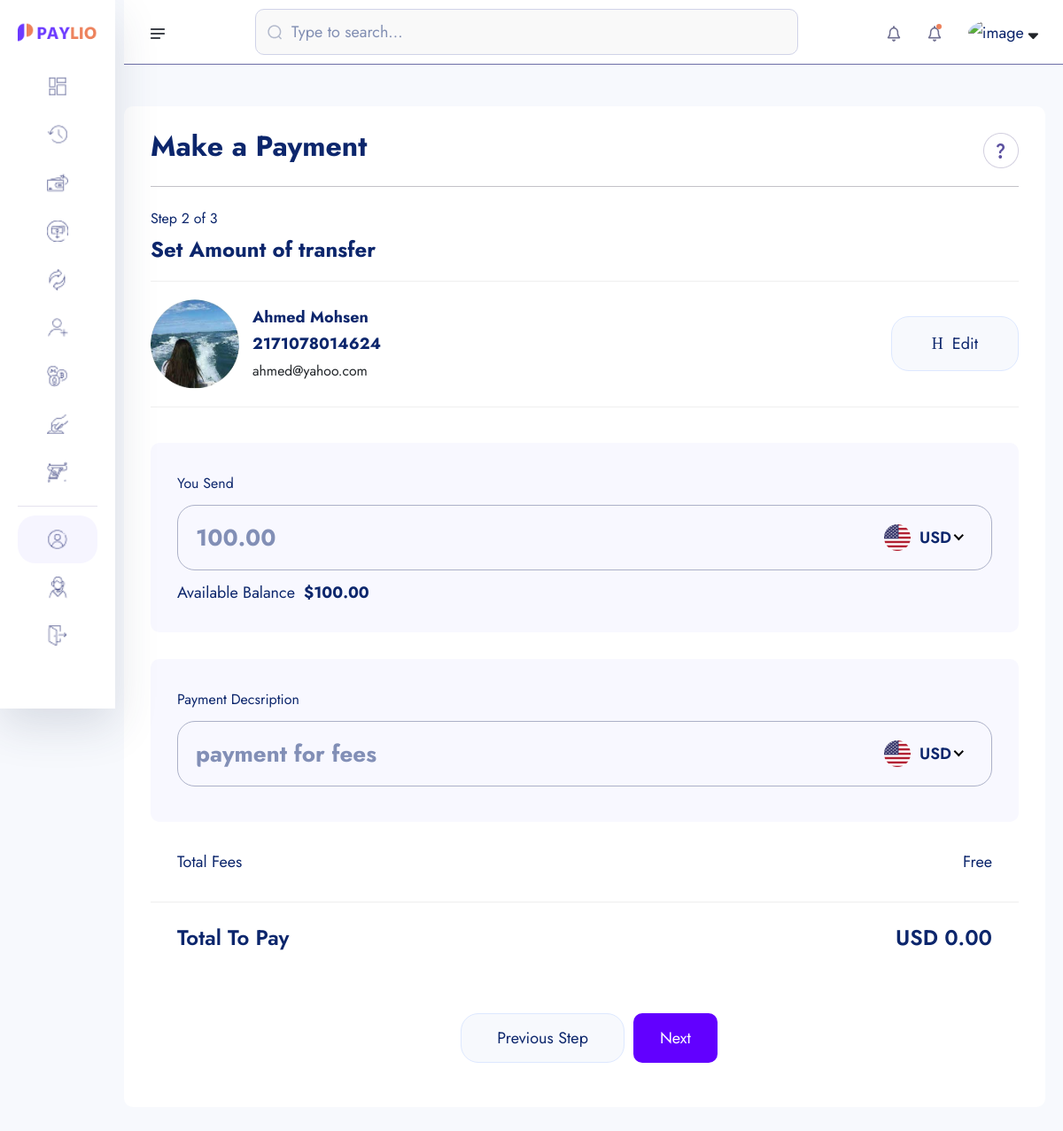
The page /amount-transfare/2171078014624/ (signed in) on the database its author committed.
### account/models.py (models this page shows, shortened)
class Account(models.Model):
    id = models.UUIDField(primary_key=True, unique=True, default=uuid.uuid4, editable=False)
    user = models.OneToOneField(User, on_delete=models.CASCADE)
    account_balance = models.DecimalField(max_digits=12, decimal_places=2, default=0.00)
    account_number = ShortUUIDField(length=10, unique=True,max_length= 25, prefix="217", alphabet="1234567890" )
    account_id = ShortUUIDField(length=7, unique=True,max_length= 25, prefix="DEX", alphabet="1234567890" )
    pin_number = ShortUUIDField(length=4, unique=True,max_length= 7 , alphabet="1234567890" )
    red_code = ShortUUIDField(length=10, unique=True,max_length= 20, prefix="217", alphabet="abcdefghi1234567890" )
    account_status = models.CharField(max_length=100, choices= ACCOUNT_STATUS, default="in-active")
    date = models.DateTimeField(auto_now_add=True)
    kyc_submitted = models.BooleanField(default=False)
    kyc_confirmed = models.BooleanField(default=False)
    recommended_by = models.ForeignKey(User, on_delete=models.DO_NOTHING, blank=True, null=True, related_name="recommended_by")
    class Meta:
        ordering = ['-date']

class KYC(models.Model):
    id = models.UUIDField(primary_key=True, unique=True, default=uuid.uuid4, editable=False)
    user =  models.OneToOneField(User, on_delete=models.CASCADE)
    account =  models.OneToOneField(Account, on_delete=models.CASCADE, null=True, blank=True)
    full_name = models.CharField(max_length=1000)
    image = models.ImageField(upload_to="kyc", default="default.jpg")
    marital_status = models.CharField(choices=MARITAL_STATUS, max_length=40)
    gender = models.CharField(choices=GENDER, max_length=40)
    identity_type = models.CharField(choices=IDENTITY_TYPE, max_length=140)
    identity_image = models.ImageField(upload_to="kyc", null=True, blank=True)
    date_of_birth = models.DateTimeField(auto_now_add=False)
    signature = models.ImageField(upload_to="kyc")
    country = models.CharField(max_length=100)
    state = models.CharField(max_length=100)
    city = models.CharField(max_length=100)
    mobile = models.CharField(max_length=1000)
    fax = models.CharField(max_length=1000)
    date = models.DateTimeField(auto_now_add=True)
    class Meta:
        ordering = ['-date']

### userauths/models.py (models this page shows, shortened)
class User(AbstractUser):
    username = models.CharField(max_length=100)
    email = models.EmailField(unique=True)
    is_staff = models.BooleanField(default=False)
    is_superuser = models.BooleanField(default=False)
    USERNAME_FIELD = 'email'
    REQUIRED_FIELDS = ['username']

### core/transfare.py (the view)
# urls.py: path('amount-transfare/<account_number>/',AmountTranfare , name='amount-transfare'),
def AmountTranfare(request, account_number):
    try:
        account = Account.objects.get(account_number=account_number)
    except:
        messages.warning(request, "Account does not exist")
    context = {
        "account":account
    }
    return render(request, 'transfare/amount-transfare.html', context)

### templates/transfare/amount-transfare.html (shortened to what this page needs)
{% extends 'partials/dashboard-base.html' %}
{% load static %}
{% load humanize %}
{% block content %}
    <section class="dashboard-section body-collapse pay step step-2">
        <div class="overlay pt-120">
            <div class="container-fruid">
                <div class="main-content">
                    <div class="head-area d-flex align-items-center justify-content-between">
                        <h4>Make a Payment</h4>
                        <div class="icon-area">
                            <img src="{% static 'assets1/images/icon/support-icon.png' %}" alt="icon">
                        </div>
                    </div>
                    <div class="choose-recipient">
                        <div class="step-area">
                            <span class="mdr">Step 2 of 3</span>
                            <h5>Set Amount of transfer</h5>
                        </div>
                        <div class="user-select">
                            <div class="single-user">
                                <div class="left d-flex align-items-center">
                                    <div class="img-area">
                                        <img style="width: 100px; hight: 100px; border-radius: 50%" src="{{account.user.kyc.image.url}}" alt="image">
                                    </div>
                                    <div class="text-area">
                                        <p>{{account.user.kyc.full_name|title}}</p>
                                        <p>{{account.account_number|title}}</p>
                                        <small>{{account.user.email}}</small>
                                    </div>
                                </div>
                                <div class="right">
                                    <a href="{% url 'core:search-account' %}">
                                        <i class="icon-h-edit"></i>
                                        Edit
                                    </a>
                                </div>
                            </div>
                        </div>
                    </div>
                    <form action="{% url 'core:amount-transfare-Process' account.account_number %}" method = "POST">
                        <div class="send-banance">
                            <span class="mdr">You Send</span>
                            <div class="input-area">
                                <input class="xxlr" onkeyup="CalculateBalance()" placeholder="{{ request.user.account.account_balance|intcomma}}" name="amount-send" type="number" id="amount-send">
                            </div>
                            <p>Available Balance<b>${{request.user.account.account_balance}}</b></p>
                        </div>
                        <div class="send-banance">
                            <span class="mdr">Payment Decsription</span>
                            <div class="input-area">
                                <input class="xxlr" onkeyup="CalculateBalance()" placeholder="payment for fees" name="description" type="text" >
                            </div>
                        </div>
                        <ul class="total-fees">
                            <li>Total Fees</li>
                            <li>Free</li>
                        </ul>
                        <ul class="total-fees pay">
                            <li>
                                <h5>Total To Pay</h5>
                            </li>
                            <li>
                                <h5 id="total-to-pay">USD 0.00</h5>
                            </li>
                        </ul>
                        <div class="footer-area mt-40">
                            <a href="pay-step-1.html">Previous Step</a>
                            <button type="submit" style="padding: 10px 30px; border-radius: 10px; background: rgb(98, 0, 255); color: #fff;" class="active">Next</button>
                        </div>
                    </form>
                </div>
            </div>
        </div>
    </section>
{% endblock content %}

### rows shown on the page
Account: user.kyc.image (picture), user.kyc.full_name "Ahmed Mohsen", account_number "2171078014624", user.email "ahmed@yahoo.com"
User: amount-send "100.00", user.account.account_balance "100.00"
